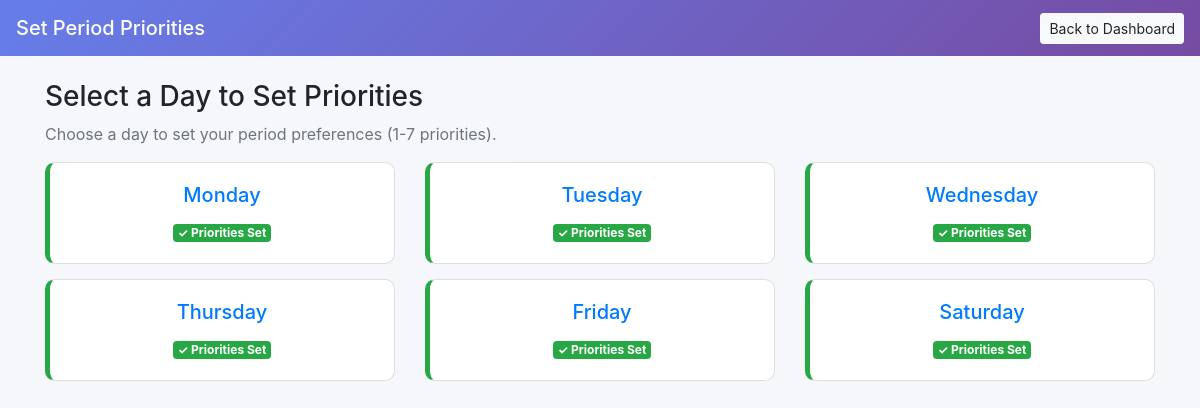
The app's page /instructor/set-priorities/ (signed in) with its own data.
### SchedulerApp/models.py (models this page shows, shortened)
class InstructorPriority(models.Model):
    instructor = models.ForeignKey(Instructor, on_delete=models.CASCADE, related_name='priorities')
    day = models.CharField(max_length=15, choices=DAYS_OF_WEEK)
    period_1_priority = models.IntegerField(validators=[MinValueValidator(1), MaxValueValidator(7)], default=1)
    period_2_priority = models.IntegerField(validators=[MinValueValidator(1), MaxValueValidator(7)], default=2)
    period_3_priority = models.IntegerField(validators=[MinValueValidator(1), MaxValueValidator(7)], default=3)
    period_4_priority = models.IntegerField(validators=[MinValueValidator(1), MaxValueValidator(7)], default=4)
    period_5_priority = models.IntegerField(validators=[MinValueValidator(1), MaxValueValidator(7)], default=5)
    period_6_priority = models.IntegerField(validators=[MinValueValidator(1), MaxValueValidator(7)], default=6)
    period_7_priority = models.IntegerField(validators=[MinValueValidator(1), MaxValueValidator(7)], default=7)
    class Meta:
        unique_together = ['instructor', 'day']
        ordering = ['instructor', 'day']

### SchedulerApp/views.py (the view, shortened to what this page needs)
# urls.py: path('instructor/set-priorities/', instructor_set_priorities, name='instructor_set_priorities'),
@login_required
def instructor_set_priorities(request):
    try:
        instructor = Instructor.objects.get(user=request.user)
    except Instructor.DoesNotExist:
        messages.error(request, 'Instructor profile not found')
        return redirect('home')
    day = request.GET.get('day')
    if not day:
        all_days = [day[0] for day in DAYS_OF_WEEK]
        existing_priorities = InstructorPriority.objects.filter(instructor=instructor)
        days_with_priorities = [p.day for p in existing_priorities]
        context = {
            'instructor': instructor,
            'all_days': all_days,
            'days_with_priorities': days_with_priorities
        }
        return render(request, 'instructor_select_day.html', context)

### templates/instructor_select_day.html (shortened to what this page needs)
{% load static %}
<!DOCTYPE html>
<html lang="en">
<head>
    <link rel="stylesheet" href="https://stackpath.bootstrapcdn.com/bootstrap/4.5.2/css/bootstrap.min.css">
</head>
<body>
    <nav class="navbar navbar-dark">
        <span class="navbar-brand mb-0 h1">Set Period Priorities</span>
        <a href="{% url 'instructor_dashboard' %}" class="btn btn-light btn-sm">Back to Dashboard</a>
    </nav>
    <div class="container mt-4">
        <h3>Select a Day to Set Priorities</h3>
        <p class="text-muted">Choose a day to set your period preferences (1-7 priorities).</p>
        <div class="row">
            {% for day in all_days %}
                <div class="col-md-6 col-lg-4">
                    <a href="?day={{ day }}" class="text-decoration-none">
                        <div class="card day-card {% if day in days_with_priorities %}complete{% else %}incomplete{% endif %}">
                            <div class="card-body text-center">
                                <h5 class="card-title">{{ day }}</h5>
                                {% if day in days_with_priorities %}
                                    <span class="badge badge-success">✓ Priorities Set</span>
                                {% else %}
                                    <span class="badge badge-warning">⚠ Not Set</span>
                                {% endif %}
                            </div>
                        </div>
                    </a>
                </div>
            {% endfor %}
        </div>
    </div>
</body>
</html>

### templates/instructor_select_day.html (style rules this page uses)
body { background: #f5f7fa; }
.navbar { background: linear-gradient(135deg, #667eea 0%, #764ba2 100%); }
.day-card { cursor: pointer; transition: all 0.3s ease; border-radius: 10px; margin-bottom: 15px; }
.day-card.complete { border-left: 5px solid #28a745; }

### records on screen
InstructorPriority: day "Monday"
InstructorPriority: day "Tuesday"
InstructorPriority: day "Wednesday"
InstructorPriority: day "Thursday"
InstructorPriority: day "Friday"
InstructorPriority: day "Saturday"
